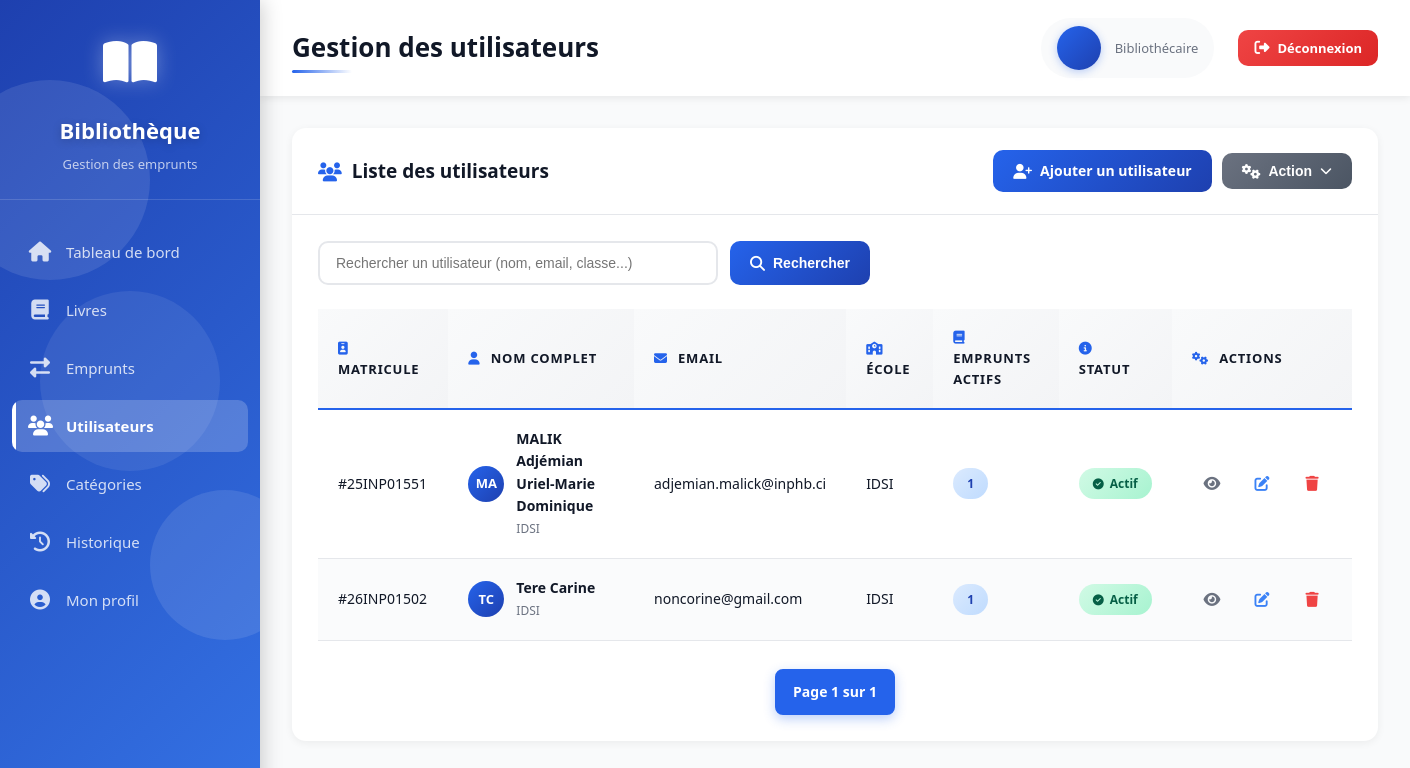
The app's page /users/ (signed in), older data.
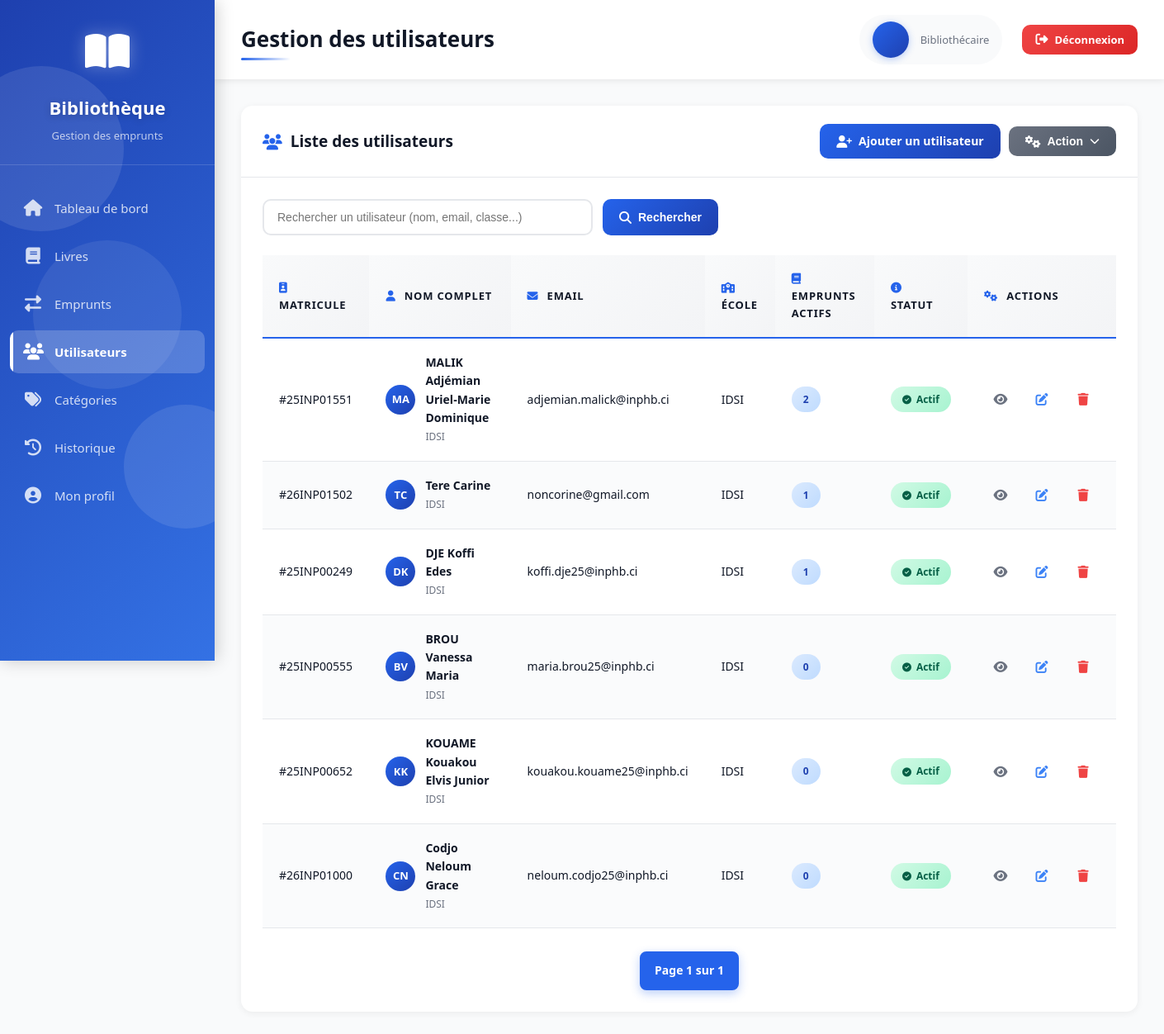
The same page, newer data.
### books/models.py (models this page shows, shortened)
class Etudiant(models.Model):
    matricule = models.CharField(max_length=12,primary_key=True,unique=True)
    nom = models.CharField(max_length=50,null=False)
    prenoms = models.CharField(max_length=150,null=False)
    dateNaiss = models.DateField()
    telephone = models.CharField(max_length=20,validators=[phone_validator],null=False)
    emailPers = models.CharField(max_length=50, null=False)
    emailInst = models.CharField(max_length=50, null=False)
    numChambre = models.CharField(max_length=5)
    is_active = models.BooleanField(default=True)
    ecole = models.ForeignKey(Ecole,on_delete=models.CASCADE)
    def active_loans(self):
        emprunts = Emprunter.objects.filter(etudiant=self).count()
        return emprunts

class Ecole(models.Model):
    nom = models.CharField(max_length=50,null=False)

### app/views.py (the view, shortened to what this page needs)
# urls.py: path('users/', views.users_list, name="users_list"),
@login_required(login_url='signin')
def users_list(request):
    users = Etudiant.objects.all()
    search = request.GET.get("search", "")
    paginator = Paginator(users, 10)
    page_number = request.GET.get("page")
    page_obj = paginator.get_page(page_number)
    return render(request, 'users_list.html', {
        "users": page_obj,
        "search_query": search,
        "page_obj": page_obj,
        "is_paginated": True,
    })

### templates/users_list.html (shortened to what the changed rows need)
{% extends 'base.html' %}
{% block page_title %}Gestion des utilisateurs{% endblock %}
{% block content %}
<div class="card">
    <div class="card-body">
        <div class="table-responsive">
            <table class="modern-table">
                <thead>
                    <tr>
                        <th><i class="fas fa-id-badge"></i> Matricule</th>
                        <th><i class="fas fa-user"></i> Nom complet</th>
                        <th><i class="fas fa-envelope"></i> Email</th>
                        <th><i class="fas fa-school"></i> École</th>
                        <th><i class="fas fa-book"></i> Emprunts actifs</th>
                        <th><i class="fas fa-info-circle"></i> Statut</th>
                        <th><i class="fas fa-cogs"></i> Actions</th>
                    </tr>
                </thead>
                <tbody>
                    {% for user in users %}
                    <tr class="table-row-animate">
                        <td>#{{ user.matricule }}</td>
                        <td>
                            <div class="user-cell">
                                <div class="user-avatar-small">
                                    {{ user.nom.0 }}{{ user.prenoms.0 }}
                                </div>
                                <div class="user-info-cell">
                                    <strong>{{ user.nom }} {{ user.prenoms }}</strong><br>
                                    <small class="text-muted">{{ user.ecole.nom }}</small>
                                </div>
                            </div>
                        </td>
                        <td>{{ user.emailInst }}</td>
                        <td>{{ user.ecole.nom }}</td>
                        <td>
                            <span class="badge badge-info">
                                {{ user.active_loans|default:"0" }}
                            </span>
                        </td>
                        <td>
                            {% if user.is_active %}
                            <span class="badge badge-success"><i class="fas fa-check-circle"></i> Actif</span>
                            {% else %}
                            <span class="badge badge-secondary"><i class="fas fa-times-circle"></i> Inactif</span>
                            {% endif %}
                        </td>
                        <td>
                            <div class="action-buttons">
                                <a href="{% url 'users_edit' user.matricule %}" class="btn btn-sm btn-icon btn-view"
                                    title="Voir">
                                    <i class="fas fa-eye"></i>
                                </a>
                                <a href="{% url 'users_edit' user.matricule %}" class="btn btn-sm btn-icon btn-edit"
                                    title="Modifier">
                                    <i class="fas fa-edit"></i>
                                </a>
                                <a href="{% url 'users_delete' user.matricule %}"
                                    class="btn btn-sm btn-icon btn-delete" title="Supprimer"
                                    onclick="return confirm('Êtes-vous sûr de vouloir supprimer cet utilisateur ?');">
                                    <i class="fas fa-trash"></i>
                                </a>
                            </div>
                        </td>
                    </tr>
                    {% endfor %}
                </tbody>
            </table>
        </div>
    </div>
</div>
{% endblock %}

Row changes from the older to the newer data that the page shows:
computed for Etudiant "25INP01551": active_loans "1" → "2"
added Etudiant: matricule "25INP00249", nom.0 "D", prenoms.0 "K", nom "DJE", prenoms "Koffi Edes", ecole.nom "IDSI", emailInst "koffi.dje25@inphb.ci", active_loans "1", is_active True (drawn)
added Etudiant: matricule "25INP00555", nom.0 "B", prenoms.0 "V", nom "BROU", prenoms "Vanessa Maria", ecole.nom "IDSI", emailInst "maria.brou25@inphb.ci", active_loans "0", is_active True (drawn)
added Etudiant: matricule "25INP00652", nom.0 "K", prenoms.0 "K", nom "KOUAME", prenoms "Kouakou Elvis Junior", ecole.nom "IDSI", emailInst "kouakou.kouame25@inphb.ci", active_loans "0", is_active True (drawn)
added Etudiant: matricule "26INP01000", nom.0 "C", prenoms.0 "N", nom "Codjo", prenoms "Neloum Grace", ecole.nom "IDSI", emailInst "neloum.codjo25@inphb.ci", active_loans "0", is_active True (drawn)
